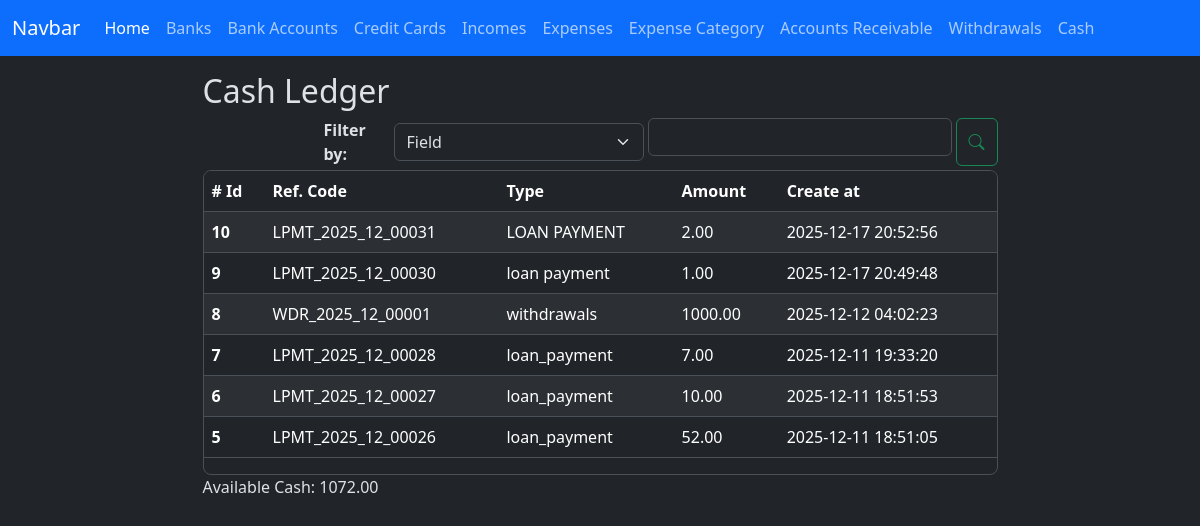
The app's page /cashledger/index, older data.
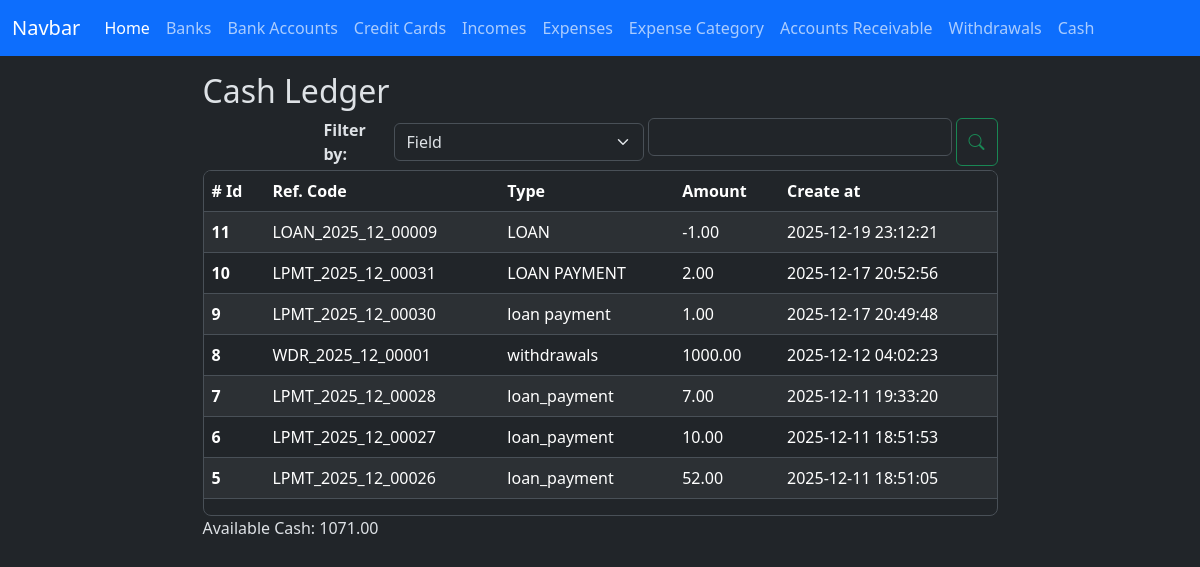
The same page, newer data.
### app/models/cash_ledger.py (models this page shows, shortened)
class CashLedger(db.Model):
    __tablename__ = 'cash_ledger'
    id = db.Column(db.Integer, primary_key=True)
    amount = db.Column(db.Numeric(10,2), nullable=False)
    type = db.Column(db.String(100), nullable=False)
    reference_code = db.Column(db.String(100), nullable=False)
    created_at = db.Column(db.DateTime(timezone=True), server_default=func.now())
    updated_at = db.Column(db.DateTime(timezone=True), onupdate=func.now())

### app/routes/cashledger_routes.py (the view)
@cashlegder_bp.route('/index')
def index():
    ledgers = CashLedger.query.order_by(CashLedger.created_at.desc()).all()
    sum_result = CashLedger.query.with_entities(func.sum(CashLedger.amount)).scalar() or 0
    context = {
        'ledgers': ledgers,
        'sum_result': sum_result,
    }
    return render_template('cashledger/index.html', **context)

### app/templates/cashledger/index.html (shortened to what this page needs)
{% extends 'layout.html' %}
{% block content %}
    <div class="container w-75">
        <h2>Cash Ledger</h2>
        <div class="d-flex justify-content-end gap-1 flex-wrap flex-md-nowrap mt-2">
            <div class="d-flex gap-1 w-100 align-items-center" style="max-width: 320px;">
                <div class="w-md-auto mt-md-0">
                    <label for="" class="fs-6 fw-bold">Filter by: </label>
                </div>
                <div class="w-100 w-md-auto mt-md-0" style="max-width: 250px;">
                    <select class="form-select" id="select-filter-type-id">
                        <option value="field">Field</option>
                    </select>
                </div>
            </div>
            <div class="d-flex gap-1 w-100" style="max-width: 350px;">
                <div class="w-100 w-md-auto mt-md-0">
                    <input type="text" class="form-control" id="filter-input-id">
                </div>
                <button type="button" class="btn btn-outline-success" id="btn-search-id"><i class="bi bi-search"></i></button>
            </div>
        </div>
        <div class="table-responsive overflow-y-auto border rounded-3 mt-1" style="max-height: 457px;">
            <table class="table table-striped  table-hover">
                <thead class="sticky-top">
                    <tr>
                    <th scope="col"># Id</th>
                    <th scope="col">Ref. Code</th>
                    <th scope="col">Type</th>
                    <th scope="col">Amount</th>
                    <th scope="col">Create at</th>
                    </tr>
                </thead>
                <tbody id="cashledger-table-body-id">
                  {% for ledger in ledgers %}
                    <tr>
                        <th scope="row">{{ ledger.id }}</th>
                        <td>{{ ledger.reference_code }}</td>
                        <td>{{ ledger.type }}</td>
                        <td>{{ ledger.amount }}</td>
                        <td>{{ ledger.created_at }}</td>
                    </tr>
                  {% endfor %}
                </tbody>
            </table>
        </div>
        <p>Available Cash: {{ sum_result }}</p>
    </div>
<link href="https://cdn.jsdelivr.net/npm/@sweetalert2/theme-dark@5/dark.css" rel="stylesheet">
<link rel="stylesheet" href="https://cdn.jsdelivr.net/npm/flatpickr/dist/flatpickr.min.css">
{% endblock %}

### app/templates/layout.html (shortened to what this page needs)
<!doctype html>
<html lang="en" data-bs-theme="dark">
  <head>
    <link href="https://cdn.jsdelivr.net/npm/bootstrap@5.3.8/dist/css/bootstrap.min.css" rel="stylesheet">
    <link rel="stylesheet" href="../static/style.css">
</head>
  <body>
    <nav class="navbar navbar-expand-lg bg-primary fixed-top mx-2 mx-auto">
        <div class="container-fluid">
            <a class="navbar-brand" href="#">Navbar</a>
            <div class="collapse navbar-collapse" id="navbarNav">
                <ul class="navbar-nav">
                    <li class="nav-item">
                        <a class="nav-link active" aria-current="page" href="{{ url_for('home.index' ) }}">Home</a>
                    </li>
                    <li class="nav-item">
                        <a class="nav-link" href="{{ url_for('bank.index' ) }}">Banks</a>
                    </li>
                    <li class="nav-item">
                        <a class="nav-link" href="{{ url_for('bank_account.index' ) }}">Bank Accounts</a>
                    </li>
                    <li class="nav-item">
                        <a class="nav-link" href="{{ url_for('credit_card.index' ) }}">Credit Cards</a>
                    </li>
                    <li class="nav-item">
                        <a class="nav-link" href="{{ url_for('income.index' ) }}">Incomes</a>
                    </li>
                    <li class="nav-item">
                        <a class="nav-link" href="{{ url_for('expense.index' ) }}">Expenses</a>
                    </li>
                    <li class="nav-item">
                        <a class="nav-link" href="{{ url_for('expense_category.index' ) }}">Expense Category</a>
                    </li>
                    <li class="nav-item">
                        <a class="nav-link" href="{{ url_for('accounts_receivable.index' ) }}">Accounts Receivable</a>
                    </li>
                    <li class="nav-item">
                        <a class="nav-link" href="{{ url_for('withdrawal.index' ) }}">Withdrawals</a>
                    </li>
                    <li class="nav-item">
                        <a class="nav-link" href="{{ url_for('cashledger.index' ) }}">Cash</a>
                    </li>
                </ul>
            </div>
        </div>
    </nav>
    <main class="container mt-5 p-4">
    {% block content %}
    {% endblock %}
    </main>
    <link rel="stylesheet" href="https://cdn.jsdelivr.net/npm/bootstrap-icons@1.13.1/font/bootstrap-icons.min.css">
</body>
</html>

Row changes from the older to the newer data that the page shows:
added CashLedger: id "11", reference_code "LOAN_2025_12_00009", type "LOAN", amount "-1.00", created_at "2025-12-19 23:12:21"
Text that changed along with them:
{{ sum_result }}: "1072.00" → "1071.00"
